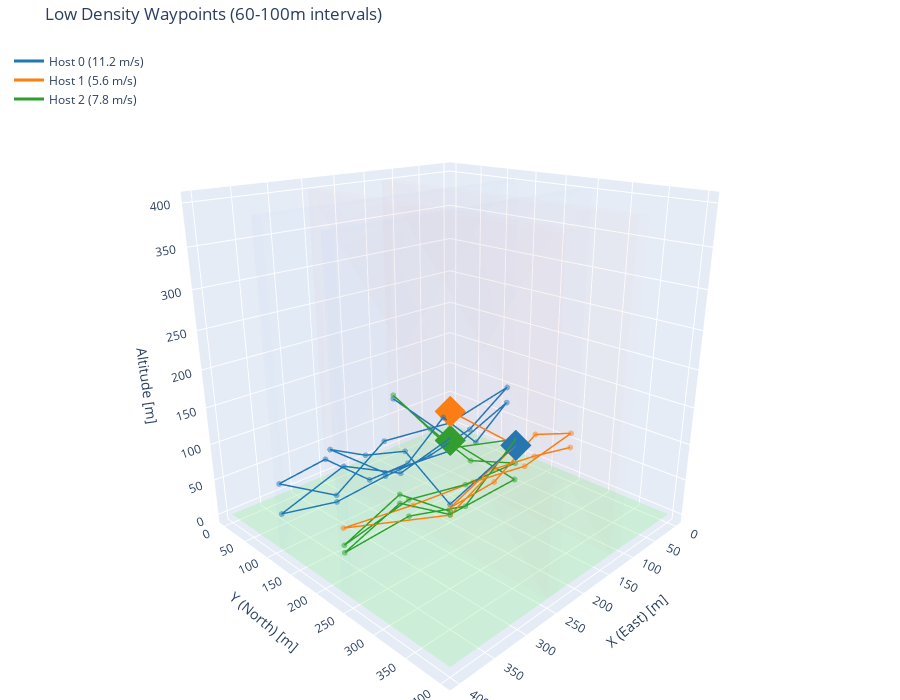

This figure's notebook cell:
### Markdown cell above
## Example 5: Low Waypoint Density

Fewer waypoints with larger intervals.

### Code cell
corridors = generate_corridors(num_ew=2, num_ns=2, width="20", spacing="120", seed=5)
trajectories = generate_trajectories(
    corridors, hosts=3, min_duration=200,
    waypoint_interval="60-100",  # Sparse waypoints
    seed=5
)

print(f"Low density waypoints:")
for tid, tdata in trajectories.items():
    print(f"  Host {tid}: {len(tdata['waypoints'])} waypoints")

fig = visualize_trajectories(corridors, trajectories,
                              title="Low Density Waypoints (60-100m intervals)",
                              show_waypoints=True)
fig.show()

### Figure 1 — Plotly figure (JSON) as saved in the notebook; plotly's stock layout.template omitted (floating-point values rounded to 4 significant figures)
{"data": [{"color": "lightgreen", "hoverinfo": "skip", "i": [0, 0], "j": [1, 2], "k": [2, 3], "name": "Ground", "opacity": 0.3, "showlegend": false, "type": "mesh3d", "x": [0, 400, 400, 0], "y": [0, 0, 400, 400], "z": [0, 0, 0, 0]}, {"color": "rgba(100, 150, 255, 0.1)", "hoverinfo": "skip", "i": [0, 0, 4, 4, 0, 1, 0, 3, 1, 2, 4, 5], "j": [1, 2, 5, 6, 1, 5, 3, 7, 2, 6, 5, 6], "k": [2, 3, 6, 7, 4, 4, 4, 4, 5, 5, 1, 2], "name": "EW corridor", "opacity": 0.1, "showlegend": false, "type": "mesh3d", "x": [0, 400, 400, 0, 0, 400, 400, 0], "y": [110, 110, 130, 130, 110, 110, 130, 130], "z": [0, 0, 0, 0, 400, 400, 400, 400]}, {"color": "rgba(100, 150, 255, 0.1)", "hoverinfo": "skip", "i": [0, 0, 4, 4, 0, 1, 0, 3, 1, 2, 4, 5], "j": [1, 2, 5, 6, 1, 5, 3, 7, 2, 6, 5, 6], "k": [2, 3, 6, 7, 4, 4, 4, 4, 5, 5, 1, 2], "name": "EW corridor", "opacity": 0.1, "showlegend": false, "type": "mesh3d", "x": [0, 400, 400, 0, 0, 400, 400, 0], "y": [230, 230, 250, 250, 230, 230, 250, 250], "z": [0, 0, 0, 0, 400, 400, 400, 400]}, {"color": "rgba(255, 100, 100, 0.1)", "hoverinfo": "skip", "i": [0, 0, 4, 4, 0, 1, 0, 3, 1, 2, 4, 5], "j": [1, 2, 5, 6, 1, 5, 3, 7, 2, 6, 5, 6], "k": [2, 3, 6, 7, 4, 4, 4, 4, 5, 5, 1, 2], "name": "NS corridor", "opacity": 0.1, "showlegend": false, "type": "mesh3d", "x": [110, 130, 130, 110, 110, 130, 130, 110], "y": [0, 0, 400, 400, 0, 0, 400, 400], "z": [0, 0, 0, 0, 400, 400, 400, 400]}, {"color": "rgba(255, 100, 100, 0.1)", "hoverinfo": "skip", "i": [0, 0, 4, 4, 0, 1, 0, 3, 1, 2, 4, 5], "j": [1, 2, 5, 6, 1, 5, 3, 7, 2, 6, 5, 6], "k": [2, 3, 6, 7, 4, 4, 4, 4, 5, 5, 1, 2], "name": "NS corridor", "opacity": 0.1, "showlegend": false, "type": "mesh3d", "x": [230, 250, 250, 230, 230, 250, 250, 230], "y": [0, 0, 400, 400, 0, 0, 400, 400], "z": [0, 0, 0, 0, 400, 400, 400, 400]}, {"hovertemplate": "Host 0<br>x: %{x:.1f}<br>y: %{y:.1f}<br>z: %{z:.1f}<extra></extra>", "line": {"color": "#1f77b4", "width": 3}, "mode": "lines", "name": "Host 0 (11.2 m/s)", "type": "scatter3d", "x": [120, 240, 240, 240, 240, 240, 120, 0, 66.67, 133.3, 200, 266.7, 333.3, 400, 320, 240, 120, 0, 80, 160, 240, 320, 400, 306.7, 213.3, 120, 120], "y": [240, 240, 160, 80, 0, 120, 120, 120, 120, 120, 120, 120, 120, 120, 120, 120, 120, 120, 120, 120, 120, 120, 120, 120, 120, 120, 0], "z": [85.66, 47.43, 90.79, 56.65, 37.14, 45.17, 35.04, 73.25, 30.12, 91.0, 44.66, 45.08, 98.77, 91.07, 43.92, 91.33, 78.34, 97.66, 55.28, 41.62, 40.2, 34.56, 51.1, 79.54, 34.62, 54.87, 79.33]}, {"hoverinfo": "skip", "marker": {"color": "#1f77b4", "opacity": 0.5, "size": 2}, "mode": "markers", "showlegend": false, "type": "scatter3d", "x": [120, 240, 240, 240, 240, 240, 120, 0, 66.67, 133.3, 200, 266.7, 333.3, 400, 320, 240, 120, 0, 80, 160, 240, 320, 400, 306.7, 213.3, 120, 120], "y": [240, 240, 160, 80, 0, 120, 120, 120, 120, 120, 120, 120, 120, 120, 120, 120, 120, 120, 120, 120, 120, 120, 120, 120, 120, 120, 0], "z": [85.66, 47.43, 90.79, 56.65, 37.14, 45.17, 35.04, 73.25, 30.12, 91.0, 44.66, 45.08, 98.77, 91.07, 43.92, 91.33, 78.34, 97.66, 55.28, 41.62, 40.2, 34.56, 51.1, 79.54, 34.62, 54.87, 79.33]}, {"hovertemplate": "Host 0 START<br>x: %{x:.1f}<br>y: %{y:.1f}<br>z: %{z:.1f}<extra></extra>", "marker": {"color": "#1f77b4", "size": 8, "symbol": "diamond"}, "mode": "markers", "name": "Host 0 start", "showlegend": false, "type": "scatter3d", "x": [120], "y": [240], "z": [85.66]}, {"hovertemplate": "Host 1<br>x: %{x:.1f}<br>y: %{y:.1f}<br>z: %{z:.1f}<extra></extra>", "line": {"color": "#ff7f0e", "width": 3}, "mode": "lines", "name": "Host 1 (5.6 m/s)", "type": "scatter3d", "x": [120, 120, 240, 160, 80, 0, 100, 200, 300, 400, 240, 160, 80, 0], "y": [120, 240, 240, 240, 240, 240, 240, 240, 240, 240, 240, 240, 240, 240], "z": [96.45, 85.14, 42.66, 47.23, 87.36, 62.35, 47.56, 62.4, 71.28, 84.67, 32.56, 65.9, 55.38, 40.37]}, {"hoverinfo": "skip", "marker": {"color": "#ff7f0e", "opacity": 0.5, "size": 2}, "mode": "markers", "showlegend": false, "type": "scatter3d", "x": [120, 120, 240, 160, 80, 0, 100, 200, 300, 400, 240, 160, 80, 0], "y": [120, 240, 240, 240, 240, 240, 240, 240, 240, 240, 240, 240, 240, 240], "z": [96.45, 85.14, 42.66, 47.23, 87.36, 62.35, 47.56, 62.4, 71.28, 84.67, 32.56, 65.9, 55.38, 40.37]}, {"hovertemplate": "Host 1 START<br>x: %{x:.1f}<br>y: %{y:.1f}<br>z: %{z:.1f}<extra></extra>", "marker": {"color": "#ff7f0e", "size": 8, "symbol": "diamond"}, "mode": "markers", "name": "Host 1 start", "showlegend": false, "type": "scatter3d", "x": [120], "y": [120], "z": [96.45]}, {"hovertemplate": "Host 2<br>x: %{x:.1f}<br>y: %{y:.1f}<br>z: %{z:.1f}<extra></extra>", "line": {"color": "#2ca02c", "width": 3}, "mode": "lines", "name": "Host 2 (7.8 m/s)", "type": "scatter3d", "x": [120, 120, 240, 320, 400, 306.7, 213.3, 120, 120, 120, 120, 120, 120, 213.3, 306.7, 400, 320, 240], "y": [120, 240, 240, 240, 240, 240, 240, 240, 120, 0, 80, 160, 240, 240, 240, 240, 240, 240], "z": [51.87, 35.47, 33.4, 81.84, 54.07, 59.52, 33.9, 94.12, 39.14, 85.16, 56.11, 34.11, 59.45, 64.17, 81.07, 63.53, 93.13, 37.88]}, {"hoverinfo": "skip", "marker": {"color": "#2ca02c", "opacity": 0.5, "size": 2}, "mode": "markers", "showlegend": false, "type": "scatter3d", "x": [120, 120, 240, 320, 400, 306.7, 213.3, 120, 120, 120, 120, 120, 120, 213.3, 306.7, 400, 320, 240], "y": [120, 240, 240, 240, 240, 240, 240, 240, 120, 0, 80, 160, 240, 240, 240, 240, 240, 240], "z": [51.87, 35.47, 33.4, 81.84, 54.07, 59.52, 33.9, 94.12, 39.14, 85.16, 56.11, 34.11, 59.45, 64.17, 81.07, 63.53, 93.13, 37.88]}, {"hovertemplate": "Host 2 START<br>x: %{x:.1f}<br>y: %{y:.1f}<br>z: %{z:.1f}<extra></extra>", "marker": {"color": "#2ca02c", "size": 8, "symbol": "diamond"}, "mode": "markers", "name": "Host 2 start", "showlegend": false, "type": "scatter3d", "x": [120], "y": [120], "z": [51.87]}], "layout": {"height": 700, "legend": {"x": 0.01, "xanchor": "left", "y": 0.99, "yanchor": "top"}, "margin": {"b": 0, "l": 0, "r": 0, "t": 40}, "scene": {"aspectmode": "data", "camera": {"eye": {"x": 1.5, "y": 1.5, "z": 0.8}}, "xaxis": {"title": {"text": "X (East) [m]"}}, "yaxis": {"title": {"text": "Y (North) [m]"}}, "zaxis": {"title": {"text": "Altitude [m]"}}}, "title": {"text": "Low Density Waypoints (60-100m intervals)"}}}
